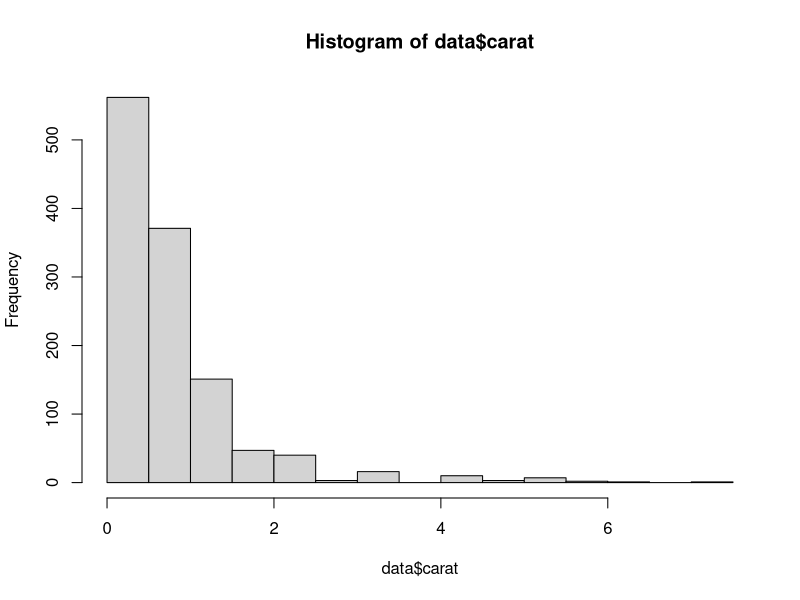
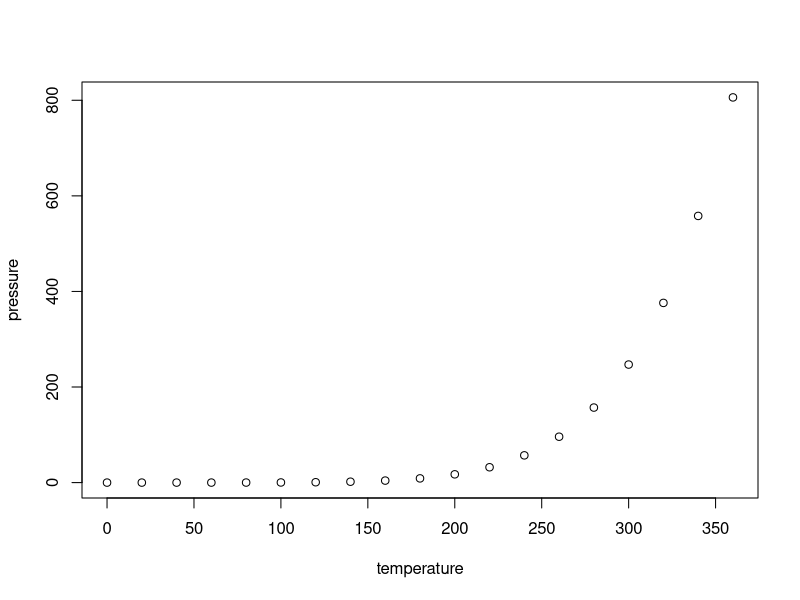

R code for these plots, in order:
## ---- chunk 1
knitr::opts_chunk$set(echo = TRUE)
library(tidyverse)
data <- read.csv('diamonds4.csv')
## ---- chunk 2

## ---- chunk 3

## ---- chunk 4
meancarat<-mean(data$carat)
mediancarat<-median(data$carat)


#Checking the spread
hist(data$carat)


## ---- chunk 5

## ---- chunk 6
summary(cars)
## ---- chunk 7
plot(pressure)
